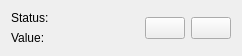
<?xml version="1.0" encoding="UTF-8"?>
<ui version="4.0">
 <class>SolutionTableWidget</class>
 <widget class="QWidget" name="SolutionTableWidget">
  <property name="geometry">
   <rect>
    <x>0</x>
    <y>0</y>
    <width>242</width>
    <height>52</height>
   </rect>
  </property>
  <property name="windowTitle">
   <string>Form</string>
  </property>
  <layout class="QHBoxLayout" name="horizontalLayout">
   <item>
    <layout class="QGridLayout" name="gridLayout">
     <item row="0" column="2" rowspan="2">
      <widget class="QPushButton" name="button_open_solution_table">
       <property name="statusTip">
        <string>Open solution table</string>
       </property>
       <property name="whatsThis">
        <string>Open solution table</string>
       </property>
       <property name="text">
        <string/>
       </property>
       <property name="icon">
        <iconset resource="../../icons/icons.qrc">
         <normaloff>:/solution_table_icon</normaloff>:/solution_table_icon</iconset>
       </property>
       <property name="iconSize">
        <size>
         <width>18</width>
         <height>18</height>
        </size>
       </property>
      </widget>
     </item>
     <item row="0" column="0">
      <widget class="QLabel" name="label">
       <property name="text">
        <string>Status:</string>
       </property>
      </widget>
     </item>
     <item row="0" column="1">
      <widget class="QLabel" name="label_status">
       <property name="sizePolicy">
        <sizepolicy hsizetype="Expanding" vsizetype="Preferred">
         <horstretch>0</horstretch>
         <verstretch>0</verstretch>
        </sizepolicy>
       </property>
       <property name="text">
        <string/>
       </property>
      </widget>
     </item>
     <item row="1" column="0">
      <widget class="QLabel" name="label_2">
       <property name="text">
        <string>Value:</string>
       </property>
      </widget>
     </item>
     <item row="1" column="1">
      <widget class="QLabel" name="label_value">
       <property name="sizePolicy">
        <sizepolicy hsizetype="Expanding" vsizetype="Preferred">
         <horstretch>0</horstretch>
         <verstretch>0</verstretch>
        </sizepolicy>
       </property>
       <property name="text">
        <string/>
       </property>
      </widget>
     </item>
     <item row="0" column="3" rowspan="2">
      <widget class="QPushButton" name="button_open_solution_map">
       <property name="statusTip">
        <string>Show solution on map</string>
       </property>
       <property name="whatsThis">
        <string>Show solution on map</string>
       </property>
       <property name="text">
        <string/>
       </property>
       <property name="icon">
        <iconset resource="../../icons/icons.qrc">
         <normaloff>:/solution_map_icon</normaloff>:/solution_map_icon</iconset>
       </property>
       <property name="iconSize">
        <size>
         <width>18</width>
         <height>18</height>
        </size>
       </property>
      </widget>
     </item>
    </layout>
   </item>
  </layout>
 </widget>
 <resources>
  <include location="../../icons/icons.qrc"/>
 </resources>
 <connections/>
</ui>
